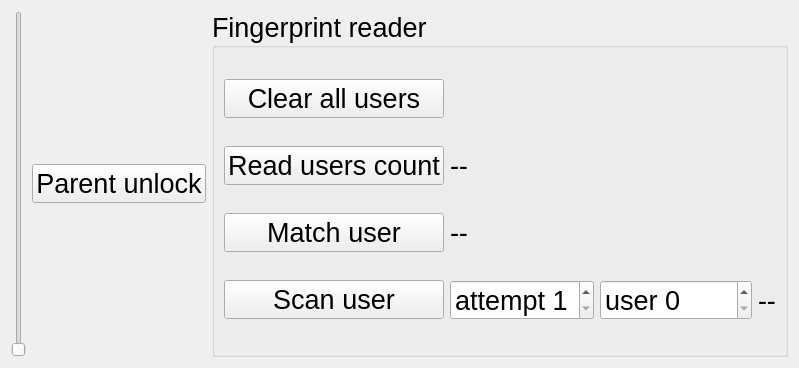
<?xml version="1.0" encoding="UTF-8"?>
<ui version="4.0">
 <class>SimulatedHardwareWidget</class>
 <widget class="QWidget" name="SimulatedHardwareWidget">
  <property name="geometry">
   <rect>
    <x>0</x>
    <y>0</y>
    <width>766</width>
    <height>368</height>
   </rect>
  </property>
  <property name="font">
   <font>
    <pointsize>20</pointsize>
   </font>
  </property>
  <property name="windowTitle">
   <string>Form</string>
  </property>
  <layout class="QHBoxLayout" name="horizontalLayout" stretch="0,0,1">
   <item>
    <widget class="QSlider" name="sliderBacklight">
     <property name="enabled">
      <bool>false</bool>
     </property>
     <property name="maximum">
      <number>100</number>
     </property>
     <property name="orientation">
      <enum>Qt::Orientation::Vertical</enum>
     </property>
    </widget>
   </item>
   <item>
    <widget class="QPushButton" name="buttonParentUnlock">
     <property name="text">
      <string notr="true">Parent unlock</string>
     </property>
    </widget>
   </item>
   <item>
    <widget class="QGroupBox" name="groupBoxFingerprint">
     <property name="title">
      <string notr="true">Fingerprint reader</string>
     </property>
     <layout class="QGridLayout" name="gridLayout">
      <item row="0" column="0">
       <widget class="QPushButton" name="buttonClearFingerprints">
        <property name="text">
         <string notr="true">Clear all users</string>
        </property>
       </widget>
      </item>
      <item row="1" column="1">
       <widget class="QLabel" name="labelUsersCount">
        <property name="text">
         <string notr="true">--</string>
        </property>
       </widget>
      </item>
      <item row="3" column="0">
       <widget class="QPushButton" name="buttonScanUser">
        <property name="text">
         <string notr="true">Scan user</string>
        </property>
       </widget>
      </item>
      <item row="3" column="3">
       <widget class="QLabel" name="labelScanResult">
        <property name="text">
         <string notr="true">--</string>
        </property>
       </widget>
      </item>
      <item row="2" column="0">
       <widget class="QPushButton" name="buttonMatchUser">
        <property name="text">
         <string notr="true">Match user</string>
        </property>
       </widget>
      </item>
      <item row="1" column="0">
       <widget class="QPushButton" name="buttonReadUsersCount">
        <property name="text">
         <string notr="true">Read users count</string>
        </property>
       </widget>
      </item>
      <item row="3" column="1">
       <widget class="QSpinBox" name="spinBoxAttempt">
        <property name="prefix">
         <string>attempt </string>
        </property>
        <property name="minimum">
         <number>1</number>
        </property>
        <property name="maximum">
         <number>3</number>
        </property>
       </widget>
      </item>
      <item row="2" column="1">
       <widget class="QLabel" name="labelMatchedUser">
        <property name="text">
         <string notr="true">--</string>
        </property>
       </widget>
      </item>
      <item row="3" column="2">
       <widget class="QSpinBox" name="spinBoxScanUserId">
        <property name="prefix">
         <string>user </string>
        </property>
        <property name="minimum">
         <number>0</number>
        </property>
        <property name="maximum">
         <number>4095</number>
        </property>
       </widget>
      </item>
     </layout>
    </widget>
   </item>
  </layout>
 </widget>
 <resources/>
 <connections/>
</ui>
